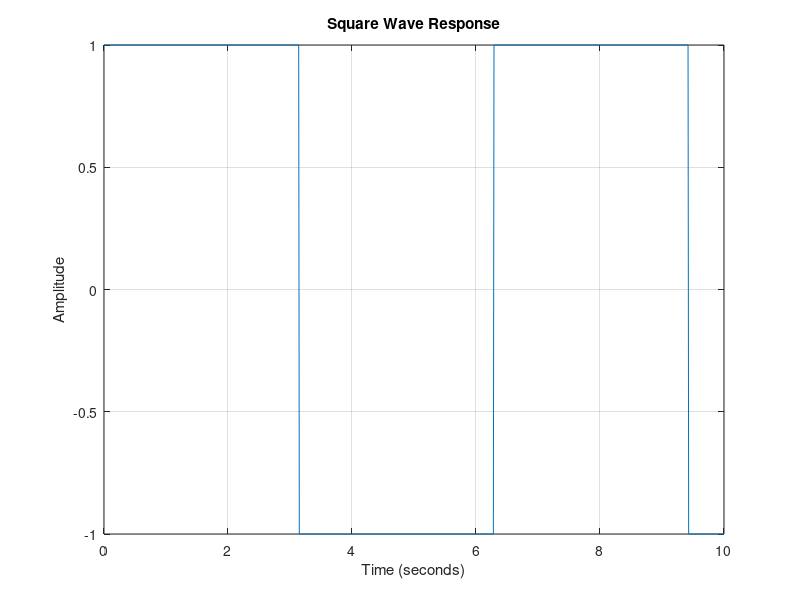

The MATLAB source for this figure:
num = [10];
deno = [1 2 20];
t = 0:0.01:10;
u = sin(t);
h = tf(num, deno);

y1 = lsim(h, u, t);
y2 = step(h, t);
y3 = step(h, 5:0.01:10);

temp = zeros(500, 1);  
y3 = [temp; y3];

y4 = square(t);  

plot(t, y4);
title('Square Wave Response');
xlabel('Time (seconds)');
ylabel('Amplitude');
grid on;
